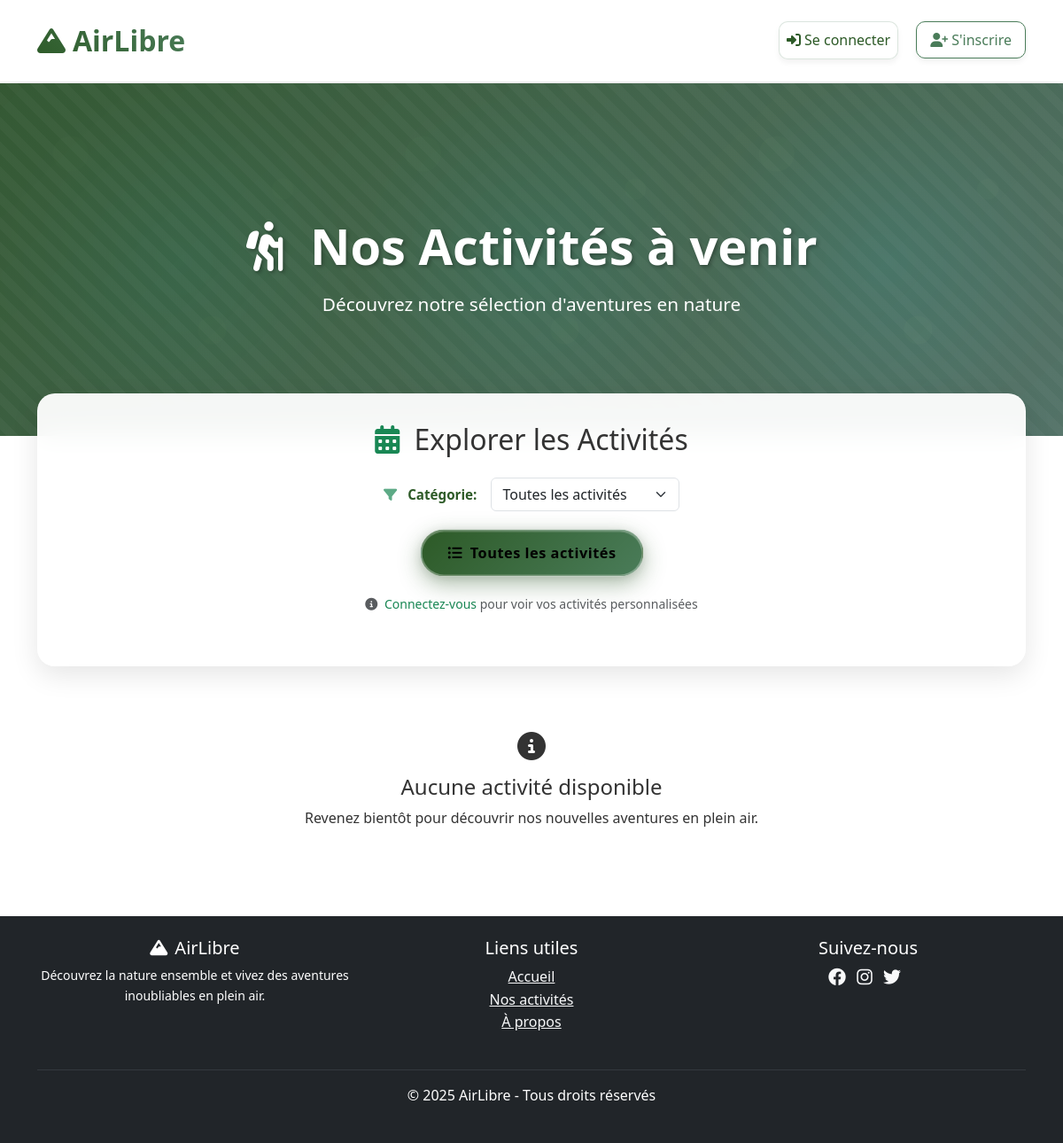
Page /activities/activity_list/ on the earlier database version.
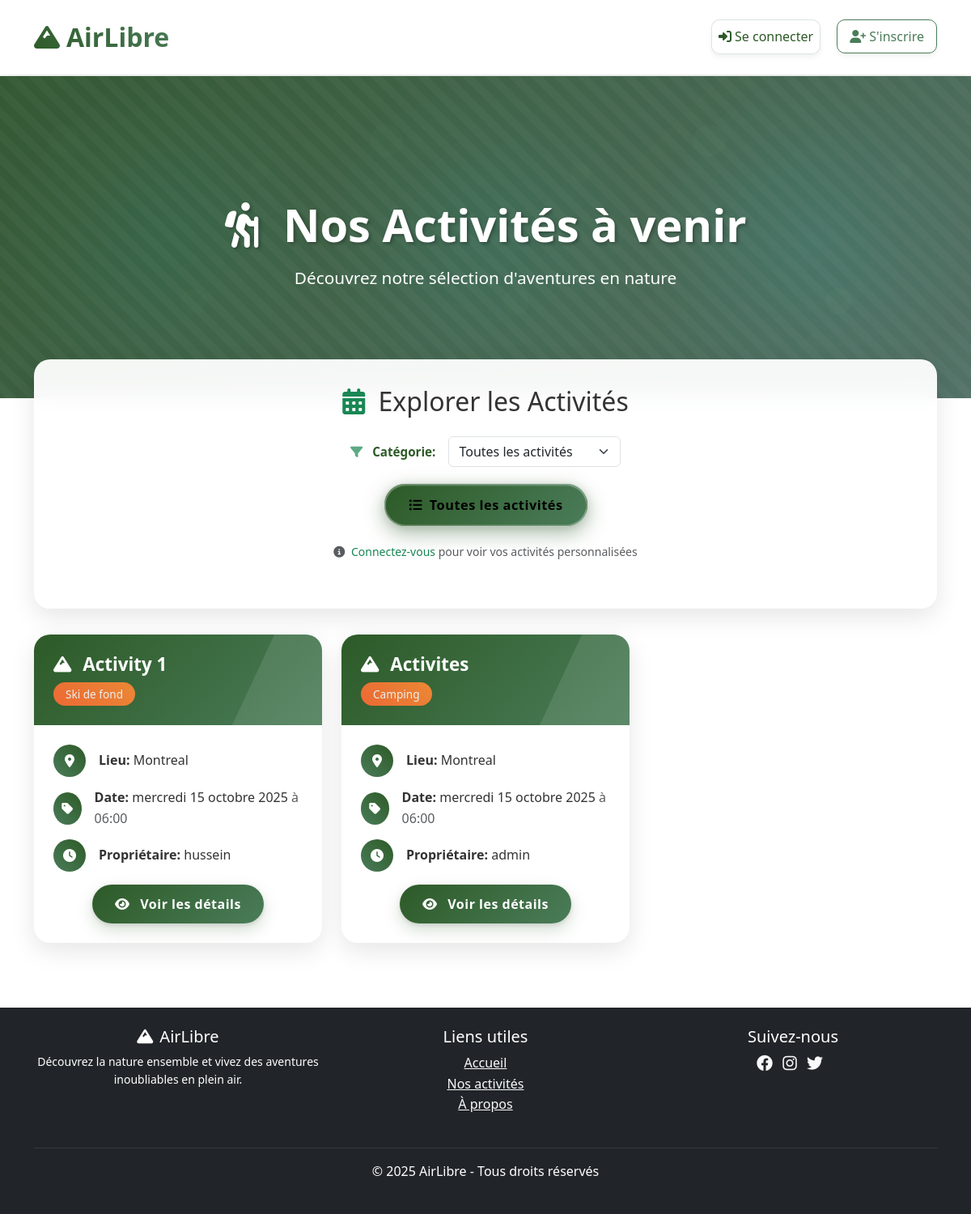
Same page on the later database version.
### activities/models.py (models this page shows, shortened)
class Activity(models.Model):
    title = models.CharField(
        verbose_name="Titre",
        blank=False,
        null=False,
        max_length=200,  # Ajout de max_length obligatoire pour CharField
       validators=[
              MinLengthValidator(5, "Le titre doit contenir au moins 5 caractères."),
              MaxLengthValidator(200, "Le titre doit contenir au plus 200 caractères.")
       ],
       error_messages={
           'blank': "Le titre ne peut pas être vide.",
       }
    )
    description = models.TextField(
            verbose_name="Description",
            blank=False,
            null=False,
            validators=[
                MinLengthValidator(10, "La description doit contenir au moins 10 caractères.")
            ],
            error_messages={
                'blank': "La description ne peut pas être vide.",
            }
        )
    location_city = models.CharField(
            verbose_name="Ville",
            max_length=100,
            validators=[
                MinLengthValidator(2, "La ville doit contenir au moins 2 caractères."),
            ],
            error_messages={
                'blank': "La ville ne peut pas être vide.",
                'max_length': "La ville ne peut pas dépasser 100 caractères.",
            }
        )
    start_time = models.DateTimeField(
            verbose_name="Date et heure de début",
            error_messages={
                'required': "La date et l'heure de début sont requises.",
            }
        )
    end_time = models.DateTimeField(
            verbose_name="Date et heure de fin",
            error_messages={
                'required': "La date et l'heure de fin sont requises.",
            }
        )
    proposer = models.ForeignKey(
            User,
            on_delete=models.CASCADE,
            related_name='proposed_activities',
            verbose_name="Organisateur",
        )
    attendees = models.ManyToManyField(
            User,
            related_name='attended_activities',
            blank=True,
            verbose_name="Participants",
        )
    category = models.ForeignKey(
            Category,
            related_name='activities',
            verbose_name="Catégorie",
            on_delete=models.SET_NULL,
            null=True,
        )
    document = models.FileField(
            upload_to=document_upload_path,
            blank=True,
            null=True,
            verbose_name="Document joint",
            help_text="Joindre un document à l'activité (PDF, DOC, DOCX, images - 5MB max)",
            validators=[validate_file_extension, validate_file_size]
        )
    class Meta:
        ordering = ['start_time']
        verbose_name = "Activité"
        verbose_name_plural = "Activités"

class Category(models.Model):
    name = models.CharField(
        verbose_name="Nom de la catégorie",
        unique=True,
        max_length=100,
        blank=False,
        null=False,
        error_messages= {
            'unique': "Une catégorie avec ce nom existe déjà.",
            'blank': "Le nom de la catégorie ne peut pas être vide.",
            'max_length': "Le nom de la catégorie ne peut pas dépasser 100 caractères.",
        }
    )
    class Meta:
        ordering = ['name']
        verbose_name = "Catégorie"
        verbose_name_plural = "Catégories"
    def __str__(self):
        return str(self.name)

class User(AbstractUser):
    avatar = models.ImageField(
        upload_to=avatar_upload_path,
        blank=True,
        null=True,
        help_text="Téléchargez une image pour votre avatar (JPG, PNG, GIF ou WebP - 2MB max)",
        validators=[validate_avatar_extension, validate_avatar_size]
    )
    bio = models.TextField(
        verbose_name="Biographie",
        blank=True,
        null=True,
        help_text="Parlez-nous un peu de vous (optionnel).",
        max_length=500
    )
    class Meta:
        ordering = ['username']
        verbose_name = "Utilisateur"
        verbose_name_plural = "Utilisateurs"

### activities/views.py (the view, shortened to what this page needs)
# urls.py: path('activity_list/', views.activity_list, name='activity_list'),
def activity_list(request):
    activities = Activity.objects.filter(
        start_time__gte=timezone.now()
    )
    form = ArticleSearchForm(request.GET)
    scoop = request.GET.get('scoop')
    if form.is_valid():
        category = form.cleaned_data.get('category')
        if category and category != 'all':
            activities = activities.filter(category__name=category)
    else:
        error_message = ""
        for field, errors in form.errors.items():
            for error in errors:
                error_message += f"{field}: {error} "
        return render_400_error(request, error_message.strip())
    activities = activities.order_by('start_time')
    context = {
        'activities': activities,
        'form': form,
        'scoop': scoop or 'all',  # Passer le paramètre scoop au template
    }
    return render(request, 'activities/activity_list.html', context)

### activities/froms.py
class ArticleSearchForm(forms.Form):
    option = Category.objects.all().values_list('name', 'name')
    category = forms.ChoiceField(
        choices=[
            ('all', 'Toutes les activités'),
        ] + list(option),
        label="Catégorie",
        required=False,
        widget=forms.Select(attrs={
            'class': 'form-select',
            'onchange': 'this.form.submit()'
        })
    )
    def clean(self):
        cleaned_data = super().clean()
        category = cleaned_data.get('category')
        if category:
            valid_categories = [choice[0] for choice in self.fields['category'].choices]
            if category not in valid_categories:
                raise forms.ValidationError({
                    'category': f'La catégorie "{category}" n\'est pas valide. Veuillez choisir une catégorie dans la liste.'
                })
        return cleaned_data

### activities/templates/activities/activity_list.html (shortened to what the changed rows need)
{% extends "base.html" %}
{% load static %}
{% block hero %}
<section class="hero-section" role="banner" aria-label="En-tête de la page">
    <div class="container">
        <div class="hero-content text-center">
            <h1 class="hero-title">
                <i class="fas fa-hiking me-3" aria-hidden="true"></i>
                Nos Activités à venir
            </h1>
        </div>
    </div>
</section>
{% endblock %}
{% block content %}
<main id="main-content" tabindex="-1">
    <section class="container page-activity-list" aria-labelledby="explorer-activites">
        <div class="filters-card fade-in-up" aria-labelledby="explorer-activites">
            <h2 id="explorer-activites" class="text-center mb-4">
                <i class="fas fa-calendar-alt me-2 text-success" aria-hidden="true"></i>
                Explorer les Activités
            </h2>
        </div>
        <div class="row" aria-live="polite">
            {% if activities %}
            {% for activity in activities %}
            <div class="col-lg-4 col-md-6">
                <article class="activity-card fade-in-up" aria-labelledby="activity-title-{{ activity.id }}">
                    <header class="card-header">
                        <h3 class="activity-title" id="activity-title-{{ activity.id }}">
                            <i class="fas fa-mountain me-2" aria-hidden="true"></i>
                            {{ activity.title }}
                        </h3>
                        <div class="activity-meta">
                            <span class="badge badge-primary" aria-label="Catégorie">{{ activity.category }}</span>
                        </div>
                    </header>
                    <div class="card-body">
                        <div class="info-item">
                            <div class="info-icon">
                                <i class="fas fa-map-marker-alt" aria-hidden="true"></i>
                            </div>
                            <div>
                                <strong>Lieu:</strong> <span aria-label="Ville">{{ activity.location_city }}</span>
                            </div>
                        </div>
                        <div class="info-item">
                            <div class="info-icon">
                                <i class="fas fa-tag" aria-hidden="true"></i>
                            </div>
                            <div>
                                <strong>Date:</strong>
                                <time datetime="{{ activity.start_time|date:'c' }}">
                                    {{ activity.start_time|date:"l j F Y" }}
                                </time>
                                <span class="text-muted">
                                    à {{ activity.start_time|date:"H:i" }}
                                </span>
                            </div>
                        </div>
                        <div class="info-item">
                            <div class="info-icon">
                                <i class="fas fa-clock" aria-hidden="true"></i>
                            </div>
                            <div>
                                <strong>Propriétaire:</strong> <span aria-label="Organisateur">
                                    {{ activity.proposer.username }}</span>
                            </div>
                        </div>
                        <div class="text-center mt-3">
                            <a href="{% url 'activity_detail' activity.id %}" class="btn btn-details"
                                aria-label="Voir les détails de {{ activity.title }}">
                                <i class="fas fa-eye me-2" aria-hidden="true"></i>
                                Voir les détails
                            </a>
                        </div>
                    </div>
                </article>
            </div>
            {% endfor %}
            {% else %}
            <div class="col-12 text-center mt-4">
                <div class="alert" role="status">
                    <i class="fas fa-info-circle fa-2x mb-3" aria-hidden="true"></i>
                    <h4>Aucune activité disponible</h4>
                    <p>Revenez bientôt pour découvrir nos nouvelles aventures en plein air.</p>
                </div>
            </div>
            {% endif %}
        </div>
    </section>
</main>
{% endblock %}

Differences in the rows shown:
added Activity: title "Activity 1", category "Ski de fond", location_city "Montreal", start_time "mercredi 15 octobre 2025", start_time "06:00", proposer.username "hussein"
added Activity: title "Activites", category "Camping", location_city "Montreal", start_time "mercredi 15 octobre 2025", start_time "06:00", proposer.username "admin"
Other differences:
text no longer shown: "Aucune activité disponible Revenez bientôt pour découvrir nos nouvelles aventures en plein air."
